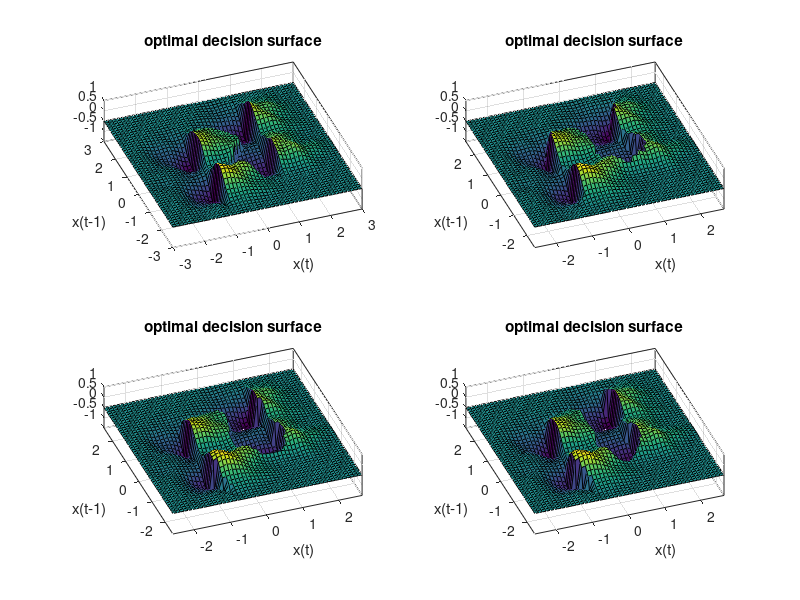

Write MATLAB code to recreate this figure.
%======= decision surfaces, including consideration for data density

% Roger Jang, Aug-11-1995

figure;
load optideci.mat
opti = uu;

load equdensi.mat
density = zz;

subplot(2,2,1);
surf(xx, yy, opti.*density);
axis([-inf inf -inf inf -1 1]);
view([-20 70]);
set(gca, 'box', 'on');
title_str = 'optimal decision surface';
xlabel('x(t)'); ylabel('x(t-1)'); title('optimal decision surface');

subplot(2,2,2);
load equ2.mat
surf(xx, yy, uu.*density);
axis([-inf inf -inf inf -1 1]);
view([-20 70]);
set(gca, 'box', 'on');
title_str = 'optimal decision surface';
xlabel('x(t)'); ylabel('x(t-1)'); title('optimal decision surface');

subplot(2,2,3);
load equ3.mat
surf(xx, yy, uu.*density);
axis([-inf inf -inf inf -1 1]);
view([-20 70]);
set(gca, 'box', 'on');
title_str = 'optimal decision surface';
xlabel('x(t)'); ylabel('x(t-1)'); title('optimal decision surface');

subplot(2,2,4);
load equ4.mat
surf(xx, yy, uu.*density);
axis([-inf inf -inf inf -1 1]);
view([-20 70]);
set(gca, 'box', 'on');
title_str = 'optimal decision surface';
xlabel('x(t)'); ylabel('x(t-1)'); title('optimal decision surface');
